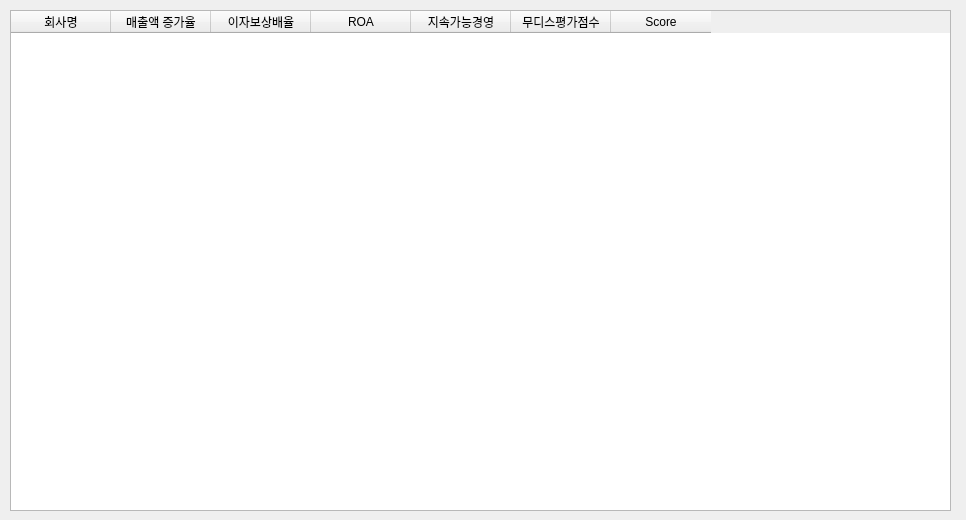
<?xml version="1.0" encoding="UTF-8"?>
<ui version="4.0">
 <class>Dialog</class>
 <widget class="QDialog" name="Dialog">
  <property name="geometry">
   <rect>
    <x>0</x>
    <y>0</y>
    <width>966</width>
    <height>520</height>
   </rect>
  </property>
  <property name="windowTitle">
   <string>Dialog</string>
  </property>
  <widget class="QTableWidget" name="table">
   <property name="geometry">
    <rect>
     <x>10</x>
     <y>10</y>
     <width>941</width>
     <height>501</height>
    </rect>
   </property>
   <column>
    <property name="text">
     <string>회사명</string>
    </property>
   </column>
   <column>
    <property name="text">
     <string>매출액 증가율</string>
    </property>
   </column>
   <column>
    <property name="text">
     <string>이자보상배율</string>
    </property>
   </column>
   <column>
    <property name="text">
     <string>ROA</string>
    </property>
   </column>
   <column>
    <property name="text">
     <string>지속가능경영</string>
    </property>
   </column>
   <column>
    <property name="text">
     <string>무디스평가점수</string>
    </property>
   </column>
   <column>
    <property name="text">
     <string>Score</string>
    </property>
   </column>
  </widget>
 </widget>
 <resources/>
 <connections/>
</ui>
